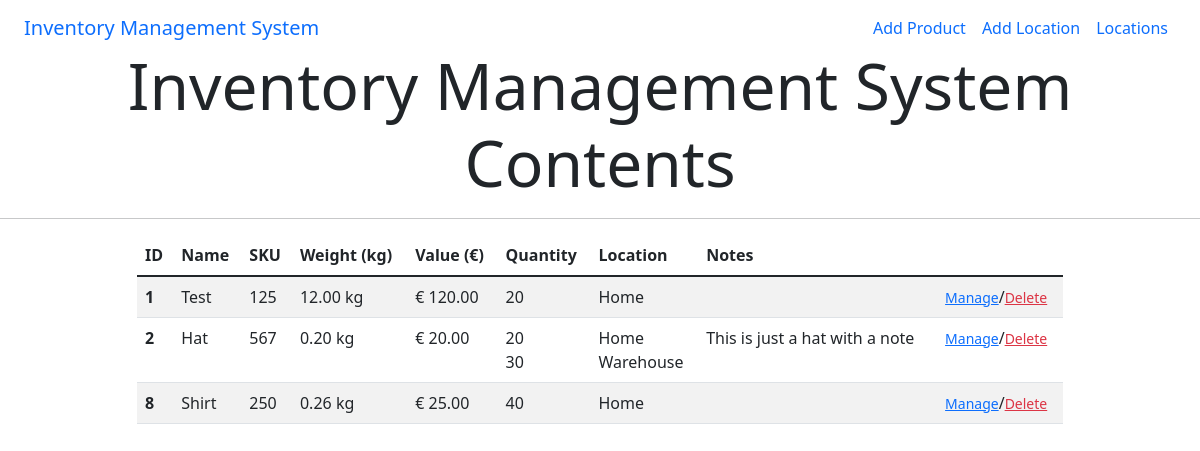
The app's page /, older data.
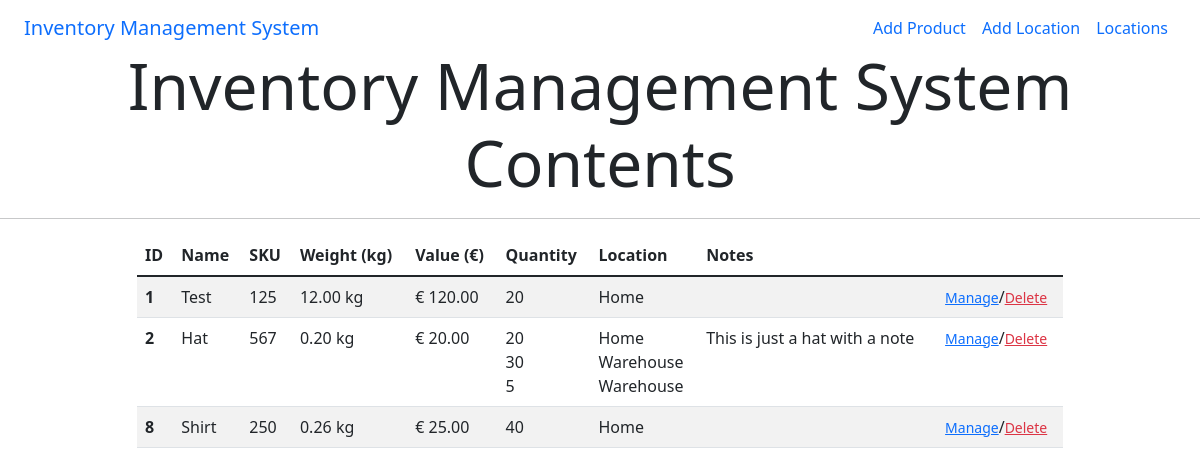
The same page, newer data.
### products/models.py (models this page shows, shortened)
class Product(models.Model):
    SKU = models.IntegerField(default=0)
    name = models.CharField(max_length=254)
    weight = models.DecimalField(max_digits=8, decimal_places=2)
    value = models.DecimalField(max_digits=8, decimal_places=2)
    notes = models.TextField(null=True, blank=True)

class Inventory(models.Model):
    class Meta:
        verbose_name_plural = 'Inventory'
    product = models.ForeignKey('Product', on_delete=models.CASCADE)
    quantity = models.IntegerField(default=0)
    location = models.ForeignKey('Location', on_delete=models.PROTECT)

class Location(models.Model):
    name = models.CharField(max_length=254)
    address_line_1 = models.CharField(max_length=254)
    address_line_2 = models.CharField(max_length=254, null=True, blank=True)
    address_line_3 = models.CharField(max_length=254, null=True, blank=True)
    county = models.CharField(max_length=254, default='county')
    postcode = models.CharField(max_length=254, default='postcode')
    country = models.CharField(max_length=254, default='country')
    def __str__(self):
        return self.name

### products/views.py (the view)
# urls.py: path('', views.index, name='home'),
def index(request):
    products = Product.objects.all()
    locations = Location.objects.all()
    inventory = Inventory.objects.all()
    context = {
        'products': products,
        'locations': locations,
        'inventory': inventory,
    }
    return render(request, 'products/index.html', context)

### products/templates/products/index.html
{% extends "base.html" %}
{% load static %}
{% block content %}
<h3 class="text-center mt-1 display-3">Inventory Management System Contents</h3>
<hr>
<div class="container">
    <div class="row justify-content-center">
        <div class="col-12 col-lg-10">
            <table class="table table-striped">
                <thead>
                <tr>
                    <th scope="col">ID</th>
                    <th scope="col">Name</th>
                    <th scope="col">SKU</th>
                    <th scope="col">Weight (kg)</th>
                    <th scope="col">Value (€)</th>
                    <th scope="col">Quantity</th>
                    <th scope="col">Location</th>
                    <th scope="col">Notes</th>
                </tr>
                </thead>
                <tbody>
                    {% for p in products %}
                    <tr>
                        <th scope="row">{{ p.id }}</th>
                        <td>{{ p.name }}</td>
                        <td>{{ p.SKU }}</td>
                        <td>{{ p.weight }} kg</td>
                        <td>€ {{ p.value }}</td>
                        <td>
                        {% for i in inventory %}
                            {% if i.product.id is p.id %}
                                {{ i.quantity }}
                                <br>
                            {% endif %}
                        {% endfor %}
                        </td>
                        <td>
                            {% for i in inventory %}
                                {% if i.product.id is p.id %}
                                    {{ i.location }}
                                    <br>
                                {% endif %}
                            {% endfor %}
                            </td>
                        <td>{{ p.notes }}</td>
                        <td><a class="text-primary" href="{% url 'edit_product' p.id %}"><small>Manage</small></a>/<a class="text-danger"><small>Delete</small></a></td>
                    </tr>
                    {% endfor %}
                </tbody>
            </table>
        </div>
    </div>
</div>
{% endblock %}

Row changes from the older to the newer data that the page shows:
added Inventory: quantity "5", location "Warehouse", shown under Product "Hat"
